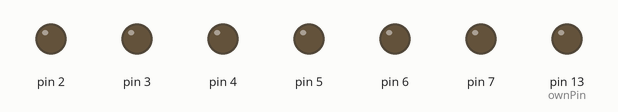
Bench run of a sketch on a simulated Arduino Uno, built with avr-gcc and run on an emulated ATmega328P. On the bench: output pins drawn as LEDs (lit = HIGH).

Above: at 0.6 s.
At 1.3 s:
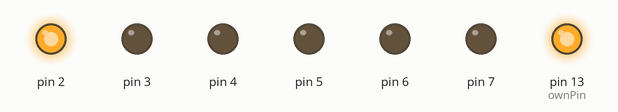
At 1.9 s:
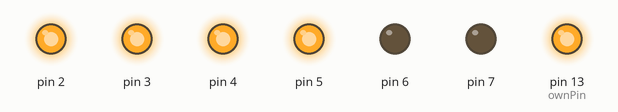
At 3.1 s:
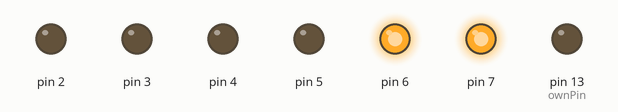
At 4.1 s:
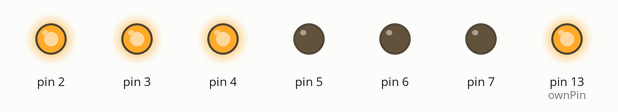
At 5.3 s:
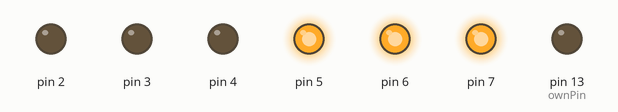
Timing chart, 0 to 5.6 s (numbered marks = the images above):
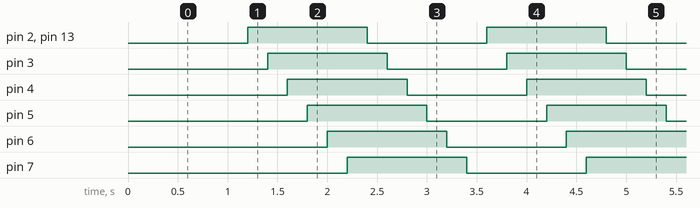

The sketch:

led_chasing_effect.ino
```cpp
byte BASE = 2;
byte NUM = 6;

byte ownPin = 13;

void setup()
{

  for (int i = BASE; i < BASE + NUM; i++)
  {
    pinMode(i, OUTPUT);
  }

  pinMode(ownPin, OUTPUT);
}

void loop()
{

  digitalWrite(ownPin, LOW);
  for(int i = BASE; i< BASE + NUM; i++)
  {
    digitalWrite(i, LOW);
    delay(200);
  }

  digitalWrite(ownPin, HIGH);
  for(int i = BASE; i< BASE + NUM; i++)
  {
    digitalWrite(i, HIGH);
    delay(200);
  }


}
```

Measured:
- by itself, pin 2–7, pin 13 (ownPin): alternates HIGH for 1.2 s and LOW for 1.2 s
- by itself, everything shown: repeats every 2.4 s, in 12 steps
